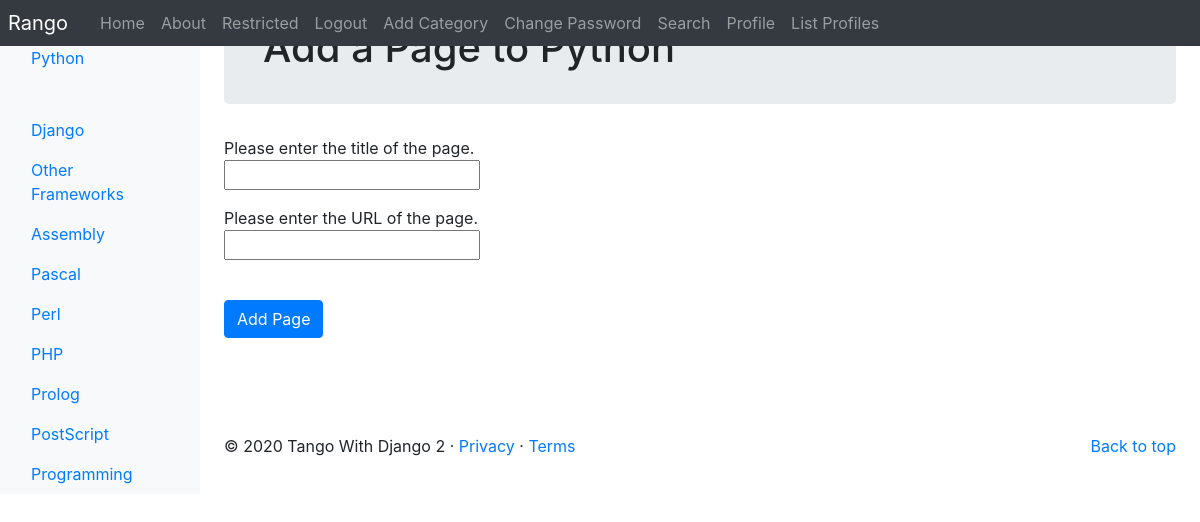
The app's page /rango/category/python/add_page/ (signed in) with its own data.
### rango/models.py (models this page shows, shortened)
class Category(models.Model):
    NAME_MAX_LENGTH = 128
    name = models.CharField(max_length=NAME_MAX_LENGTH, unique=True)
    views = models.IntegerField(default=0)
    likes = models.IntegerField(default=0)
    slug = models.SlugField(unique=True)
    class Meta:
        verbose_name_plural = 'Categories'

### rango/views.py (the view, shortened to what this page needs)
# urls.py: path('category/<slug:category_name_slug>/add_page/', AddPage.as_view(), name='add_page'),
class AddPage(View):
    def get_category(self, category_name_slug):
        try:
            category = Category.objects.get(slug=category_name_slug)
        except Category.DoesNotExist:
            category = None
        return category
    @method_decorator(login_required)
    def get(self, request, category_name_slug):
        form = PageForm()
        category = self.get_category(category_name_slug)
        if category is None:
            return redirect(reverse('rango:index'))
        context_dict = {'form':form, 'category': category}
        return render(request, 'rango/add_page.html', context = context_dict)

### rango/forms.py (shortened to what this page needs)
class PageForm(forms.ModelForm):
    title = forms.CharField(max_length=Page.TITLE_MAX_LENGTH,help_text="Please enter the title of the page.")
    url = forms.URLField(max_length=Page.URL_MAX_LENGTH,help_text="Please enter the URL of the page.")
    views = forms.IntegerField(widget=forms.HiddenInput(), initial=0)
    class Meta:
        model = Page
        exclude = ('category',)

### rango/templatetags/rango_template_tags.py (called while the page is built)
@register.inclusion_tag('rango/categories.html')
def get_category_list(current_category=None):
    return {'categories': Category.objects.all(),
    'current_category': current_category}

### templates/rango/add_page.html (shortened to what this page needs)
{% extends 'rango/base.html' %}
{% block body_block %}
<div class="jumbotron p-4">
    <div class="container">
        <h1 class="jumbotron-heading">Add a Page to {{category.name}}</h1>
    </div>
</div>
    <div class="container">
        <div class="row">
            <form action="{% url 'rango:add_page' category.slug %}" role="form" id="page_form" method="post">
            {% for field in form.visible_fields %}
            {{ field.help_text }}<br />
            {{ field }}<br />
            <div class="p-2"></div>
            {% endfor %}
            <br />
            <button class="btn btn-primary" type="submit" name="submit">
                Add Page
            </button>
            <div class="p-5"></div>
            </form>
        </div>
    </div>
{% endblock %}

### templates/rango/categories.html (shortened to what this page needs)
<ul class="nav flex-column">
    {% if categories %}
        {% for c in categories %}
            {% if c == current_category %}
            <li class="nav-item">
                <a class="nav-link active" href="{% url 'rango:show_category' c.slug %}">{{ c.name }}</>
            </li>
            {% else %}
            <li class="nav-item">
                <a class="nav-link" href="{% url 'rango:show_category' c.slug %}">{{c.name}}</a>
            </li>
            {% endif %}
        {% endfor %}
    {% else %}
        <li><strong>There are no categories present.</strong></li>
    {% endif %}
</ul>

### records on screen
Category: name "Python"
Category: name "Django"
Category: name "Other Frameworks"
Category: name "Assembly"
Category: name "Pascal"
Category: name "Perl"
Category: name "PHP"
Category: name "Prolog"
Category: name "PostScript"
Category: name "Programming"

### other values on screen
{{ field.help_text }} "Please enter the title of the page." "Please enter the URL of the page."
